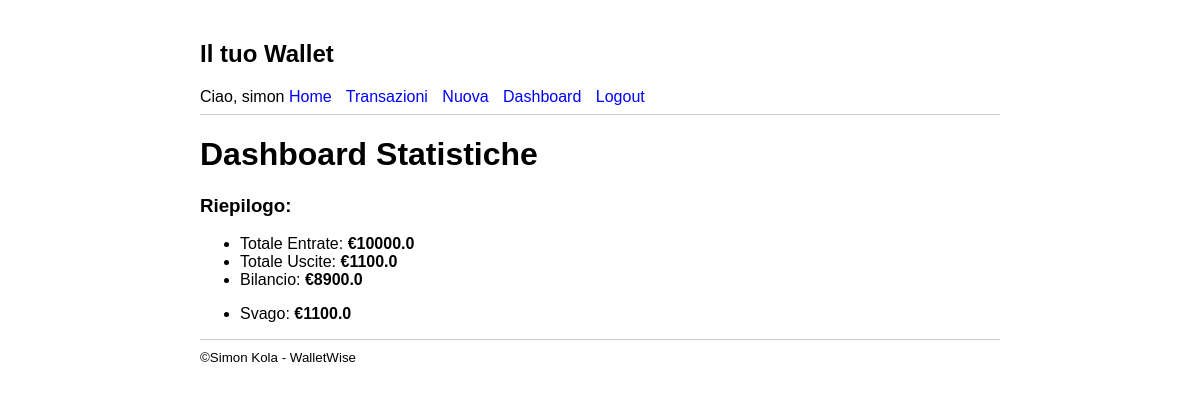
The page /dashboard (signed in) on the database its author committed.
### tables this page shows
CREATE TABLE user (
  id INTEGER PRIMARY KEY AUTOINCREMENT,
  username TEXT UNIQUE NOT NULL,
  password TEXT NOT NULL
);

CREATE TABLE categories (
  id INTEGER PRIMARY KEY AUTOINCREMENT,
  name TEXT NOT NULL
);

### app/main.py (the view)
@bp.route('/dashboard')
def dashboard():
    if g.user is None:
        return redirect(url_for('auth.login'))
    stats = transaction_repository.get_statistics(g.user['id'])
    return render_template('dashboard.html', stats=stats)

### app/auth.py (called while the page is built)
@bp.before_app_request
def load_logged_in_user():
    user_id = session.get('user_id')
    if user_id is None:
        g.user = None
    else:
        g.user = user_repo.get_user_by_id(user_id)

### app/db.py (called while the page is built)
def get_db():
    if 'db' not in g:
        g.db = sqlite3.connect(
            current_app.config['DATABASE']
        )
        g.db.row_factory = sqlite3.Row
    return g.db

### app/repositories/user_repo.py (called while the page is built)
def get_user_by_id(user_id):
    db = get_db()
    user = db.execute(
        "SELECT * FROM user WHERE id = ?", (user_id,)
    ).fetchone()
    return user

### app/templates/dashboard.html
{% extends 'base.html' %}
{% block content %}
    <h1>Dashboard Statistiche</h1>
    <h3>Riepilogo:</h3>
    <ul>
        <li> Totale Entrate: <strong>€{{ stats.entrate }}</strong></li>
        <li> Totale Uscite: <strong>€{{ stats.uscite }}</strong></li>
        <li> Bilancio: <strong>€{{ stats.bilancio }}</strong></li>
    </ul>
    {% if stats.per_categoria %}
        <ul>
        {% for cat in stats.per_categoria %}
            <li>{{ cat.name }}: <strong>€{{ cat.total }}</strong></li>
        {% endfor %}
        </ul>
    {% else %}
        <p>Nessuna spesa registrata.</p>
    {% endif %}
{% endblock %}

### app/templates/base.html (shortened to what this page needs)
<!doctype html>
<html lang="it">
<head>
</head>
<body>
    <nav>
        <h1>Il tuo Wallet</h1>
        {% if g.user %}
            <span>Ciao, {{ g.user['username'] }}</span>
            <a href="{{ url_for('main.index') }}">Home</a>
            <a href="{{ url_for('main.transazioni') }}">Transazioni</a>
            <a href="{{ url_for('main.create') }}">Nuova</a>
            <a href="{{ url_for('main.dashboard') }}">Dashboard</a>
            <a href="{{ url_for('auth.logout') }}">Logout</a>
        {% else %}
            <a href="{{ url_for('auth.register') }}">Registrati</a>
            <a href="{{ url_for('auth.login') }}">Login</a>
        {% endif %}
    </nav>
    <hr>
    <main>
        {% block content %}{% endblock %}
    </main>
    <hr>
    <footer>
        <small>&copy;Simon Kola - WalletWise</small>
    </footer>
</body>
</html>

### app/templates/base.html (style rules this page uses)
body { font-family: sans-serif; max-width: 800px; margin: 0 auto; padding: 20px; }
nav a { margin-right: 10px; text-decoration: none; color: blue; }
hr { border: 0; border-top: 1px solid #ccc; }

### rows shown on the page
user: user.username "simon"
categories: name "Svago", total "1100.0"

### other values the page prints
{{ stats.entrate }} "10000.0"
{{ stats.uscite }} "1100.0"
{{ stats.bilancio }} "8900.0"
